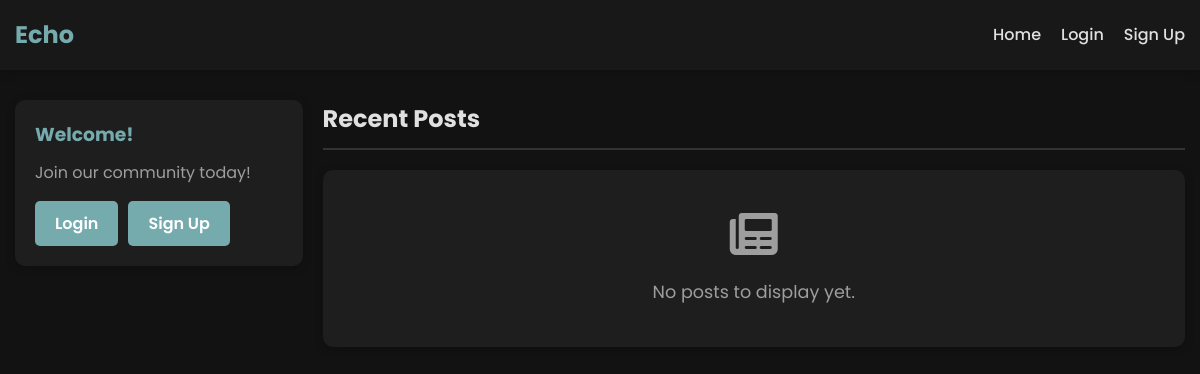
The app's page /, older data.
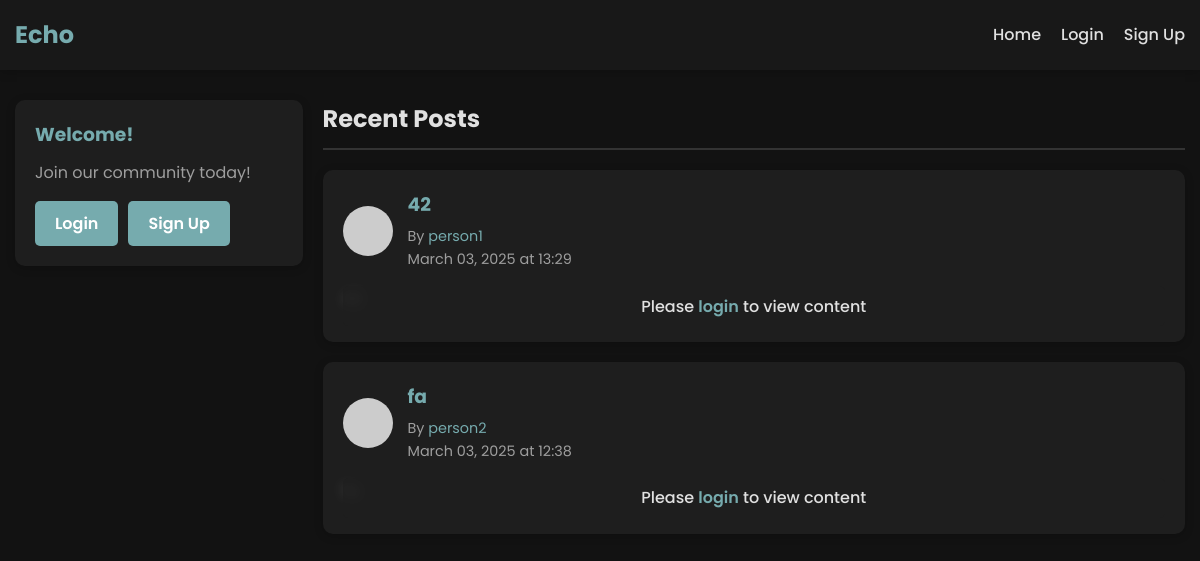
The same page, newer data.
### app.py (models this page shows, shortened)
class Post(db.Model):
    id = db.Column(db.Integer, primary_key=True)
    title = db.Column(db.String(100), nullable=False)
    content = db.Column(db.Text, nullable=False)
    timestamp = db.Column(db.DateTime, default=datetime.utcnow)
    user_id = db.Column(db.Integer, db.ForeignKey('user.id'), nullable=False)
    edited = db.Column(db.Boolean, default=False)
    edited_timestamp = db.Column(db.DateTime, nullable=True)
    likes = db.relationship('Like', backref='post', lazy='dynamic', cascade='all, delete-orphan')
    comments = db.relationship('Comment', backref='post', lazy='dynamic', cascade='all, delete-orphan')

class User(UserMixin, db.Model):
    id = db.Column(db.Integer, primary_key=True)
    username = db.Column(db.String(80), unique=True, nullable=False)
    email = db.Column(db.String(120), unique=True, nullable=False)
    password_hash = db.Column(db.String(128), nullable=False)
    bio = db.Column(db.Text, default='')
    join_date = db.Column(db.DateTime, default=datetime.utcnow)
    posts = db.relationship('Post', backref='author', lazy=True, cascade='all, delete-orphan')
    likes = db.relationship('Like', backref='user', lazy='dynamic', cascade='all, delete-orphan')
    comments = db.relationship('Comment', backref='user', lazy='dynamic', cascade='all, delete-orphan')
    friends = db.relationship(
        'User',
        secondary=friendship,
        primaryjoin=(friendship.c.user_id == id),
        secondaryjoin=(friendship.c.friend_id == id),
        backref=db.backref('followed_by', lazy='dynamic'),
        lazy='dynamic'
    )

### app.py (the view)
@app.route('/')
def index():
    if current_user.is_authenticated:
        posts = current_user.friend_posts().all()
    else:
        posts = Post.query.order_by(Post.timestamp.desc()).limit(5).all()
    return render_template('index.html', posts=posts)

### templates/index.html (shortened to what this page needs)
{% extends 'base.html' %}
{% block content %}
<div class="home-container">
    <div class="sidebar">
        <div class="sidebar-section">
            <h3>Welcome{% if current_user.is_authenticated %}, {{ current_user.username }}{% endif %}!</h3>
            {% if current_user.is_authenticated %}
                <p>Share your thoughts with friends</p>
                <a href="{{ url_for('create_post') }}" class="btn btn-primary">Create New Post</a>
            {% else %}
                <p>Join our community today!</p>
                <div class="auth-buttons">
                    <a href="{{ url_for('login') }}" class="btn btn-primary">Login</a>
                    <a href="{{ url_for('signup') }}" class="btn btn-secondary">Sign Up</a>
                </div>
            {% endif %}
        </div>
    </div>
    <div class="main-content">
        <h2>{% if current_user.is_authenticated %}Your Newsfeed{% else %}Recent Posts{% endif %}</h2>
        {% if posts %}
            <div class="posts-container">
                {% for post in posts %}
                    <div class="post-card">
                        <div class="post-header">
                            <img src="https://ui-avatars.com/api/?name={{ post.author.username }}&background=random" alt="Profile" class="avatar">
                            <div class="post-info">
                                <h3><a href="{{ url_for('login') }}">{{ post.title }}</a></h3>
                                <p class="author">By <a href="{{ url_for('login') }}">{{ post.author.username }}</a></p>
                                <p class="date">{{ post.timestamp.strftime('%B %d, %Y at %H:%M') }}</p>
                            </div>
                        </div>
                        <div class="post-content {% if not current_user.is_authenticated %}blurred-content{% endif %}">
                            {% if current_user.is_authenticated %}
                                <p>{{ post.content[:200] }}{% if post.content|length > 200 %}...{% endif %}</p>
                                <a href="{{ url_for('post', post_id=post.id) }}" class="read-more">Read more</a>
                            {% else %}
                                <div class="login-overlay">
                                    <p>Please <a href="{{ url_for('login') }}">login</a> to view content</p>
                                </div>
                                <p class="hidden-content">{{ post.content[:200] }}{% if post.content|length > 200 %}...{% endif %}</p>
                            {% endif %}
                        </div>
                    </div>
                {% endfor %}
            </div>
        {% else %}
            <div class="empty-state">
                <i class="fas fa-newspaper"></i>
                <p>No posts to display yet.</p>
            </div>
        {% endif %}
    </div>
</div>
{% endblock %}

Row changes from the older to the newer data that the page shows:
added Post: title "42", author.username "person1", timestamp "March 03, 2025 at 13:29"
added Post: title "fa", author.username "person2", timestamp "March 03, 2025 at 12:38"
Text that changed along with them:
text no longer shown: "No posts to display yet."
